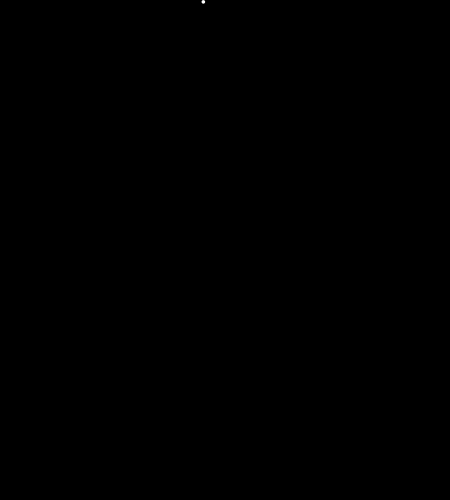
Frame 1 (no input)
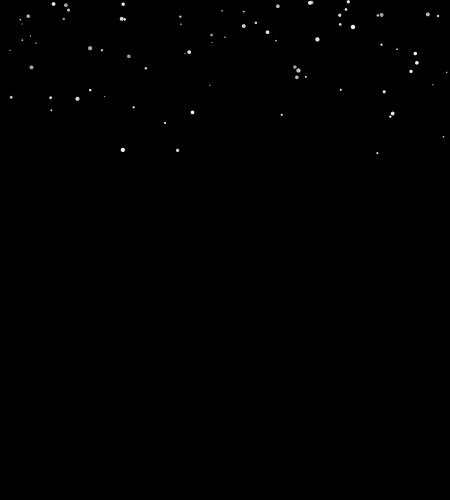
Frame 60 (the mouse pressed at the canvas centre just before this capture)
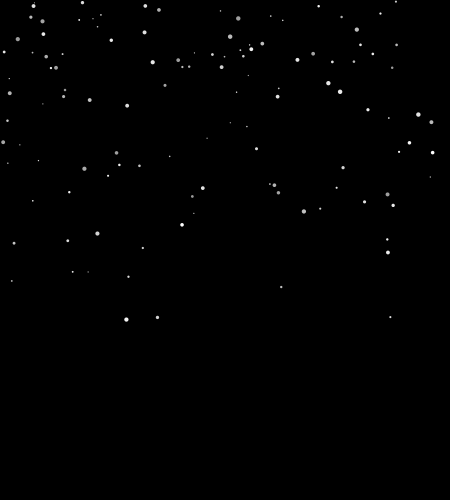
Frame 120 (the mouse held since frame 60 and released just before this capture)

The Processing sketch that drew these frames (run headless with seeded random() and noise(); from frame 60 on, the mouse is pressed at the canvas centre):

// Processing sketch: snow
// ── snow.pde

int numberOfFlakes = 500; // same as number on ground

SnowFlake[] snowFlakes;
Snow[] snow;

int[] ground;

int snowIndex = 0;

void setup() {
  size(450, 500);//displayWidth, displayHeight);
  frameRate(300);
  noStroke();
  ground = new int[width];
  
  snowFlakes = new SnowFlake[numberOfFlakes];
  for (int i = 0; i < numberOfFlakes; i = i+1) {
    snowFlakes[i] = new SnowFlake();
  }
  snow = new Snow[numberOfFlakes];
  for (int i = 0; i < numberOfFlakes; i = i+1) {
    snow[i] = new Snow();
  }
}

void draw() {
  background(0); 
  

  
  for (int i = 0; i < numberOfFlakes; i = i+1) {
    snowFlakes[i].display();
    snow[i].display();
  }
  
  for (int i = 0; i < width; i = i+1){
      stroke(255);//color(255,0,0));
      strokeWeight(1);
      line(i, height, i, height-ground[i]);
  }

}
// ── flake.pde
class SnowFlake {
  float xpos; 
  float ypos;
  float size;
  float rateY;
  float rateX;
  int snowColor;
  float numberOfFramesDelayed;

  float MAX_RATE_X = 0.4;

  SnowFlake() {
    numberOfFramesDelayed = random(0, height);
    reset();
  }

  void reset() {
    xpos = random(0, width);
    ypos = 0;
    size = random(1, 4.5);
    rateY = random(0.5, 3);
    rateX = random(-1*MAX_RATE_X, MAX_RATE_X);
    snowColor = int(random(155, 255));
  }

  void move () {

    numberOfFramesDelayed = numberOfFramesDelayed - 1;
    if (numberOfFramesDelayed < 0) {

      if ( xpos < 0-size ) { // sides
        xpos = width;
      }else if(xpos>width+size){
        xpos = 0;
      }else if ( hasColided() ) {
        if (snowIndex < numberOfFlakes) {
          snow[snowIndex].init(xpos, ypos, size, snowColor);
          snowIndex = snowIndex + 1;
        } else {
          snowIndex = 0;
        }
        
        reset();
      } else {
        //println(((mouseX/500.0)));
        xpos = xpos + rateX ;//+  ((mouseX/500.0) *15.0);
        ypos = ypos + rateY;
      }
    }
    float xchange = random(0, 0.5);
    boolean goLeft = random(1) > .5;
    if (goLeft) { 
      xchange = xchange *-1;
    }
    float tempxpos = xpos + xchange;

    if (tempxpos < MAX_RATE_X || tempxpos > MAX_RATE_X*-1) {
      xpos = tempxpos;
    }
  }


  int snowInc = 1;
  boolean hasColided() {
    //println(xpos);
    int x = int(xpos);
    if (x<0) {
      x =0;
    } else if (x>=width) {
      x =width-1;
    }

    int groundIndex = x;
    int heightY = + height - ground[groundIndex] ;
    //println ( ypos + "< "+heightY);
    if (ypos > heightY) {

      if (groundIndex == 0) {
        int rightOfH = ground[groundIndex+1];
        if (ground[groundIndex]-rightOfH>2) {
          ground[groundIndex+1] = rightOfH + snowInc;
        } else {
          ground[groundIndex] = ground[groundIndex] + snowInc;
        }
      } else if (groundIndex == width -1) {
        int leftOfH = ground[groundIndex-1];
        if (ground[groundIndex]-leftOfH>2) {
          ground[groundIndex-1] = leftOfH + snowInc;
        } else {
          ground[groundIndex] = ground[groundIndex] + snowInc;
        }
      } else {

        int rightOfH = ground[groundIndex+1];
        int leftOfH = ground[groundIndex-1];
        if (ground[groundIndex]-rightOfH>2) {
          ground[groundIndex+1] = rightOfH + snowInc;
        } else if (ground[groundIndex]-leftOfH>2) {
          ground[groundIndex-1] = leftOfH + snowInc;
        } else {
          ground[groundIndex] = ground[groundIndex] + snowInc;
        }
      }

      return true;
    } else {
      return false;
    }
  }
  void display() {
    move();
    if (numberOfFramesDelayed < 0) {
      noStroke();
      fill(snowColor);
      ellipse(xpos, ypos, size, size);
    }
  }
}
// ── ground_snow.pde
class Snow {
  float xpos; 
  float ypos;
  float size;
  int snowColor;
  boolean shown = false;

  Snow() {
  }

  void init(float x, float y, float sz, int clr) {
    shown = true;
    xpos = x;
    ypos = y;
    if (sz<3)
      sz=5;
    size = sz;
    snowColor = clr;
  }

  void display() {
    if (shown) {
      noStroke();
      fill(255);
      ellipse(xpos, ypos, size, size);
    }
  }
}
